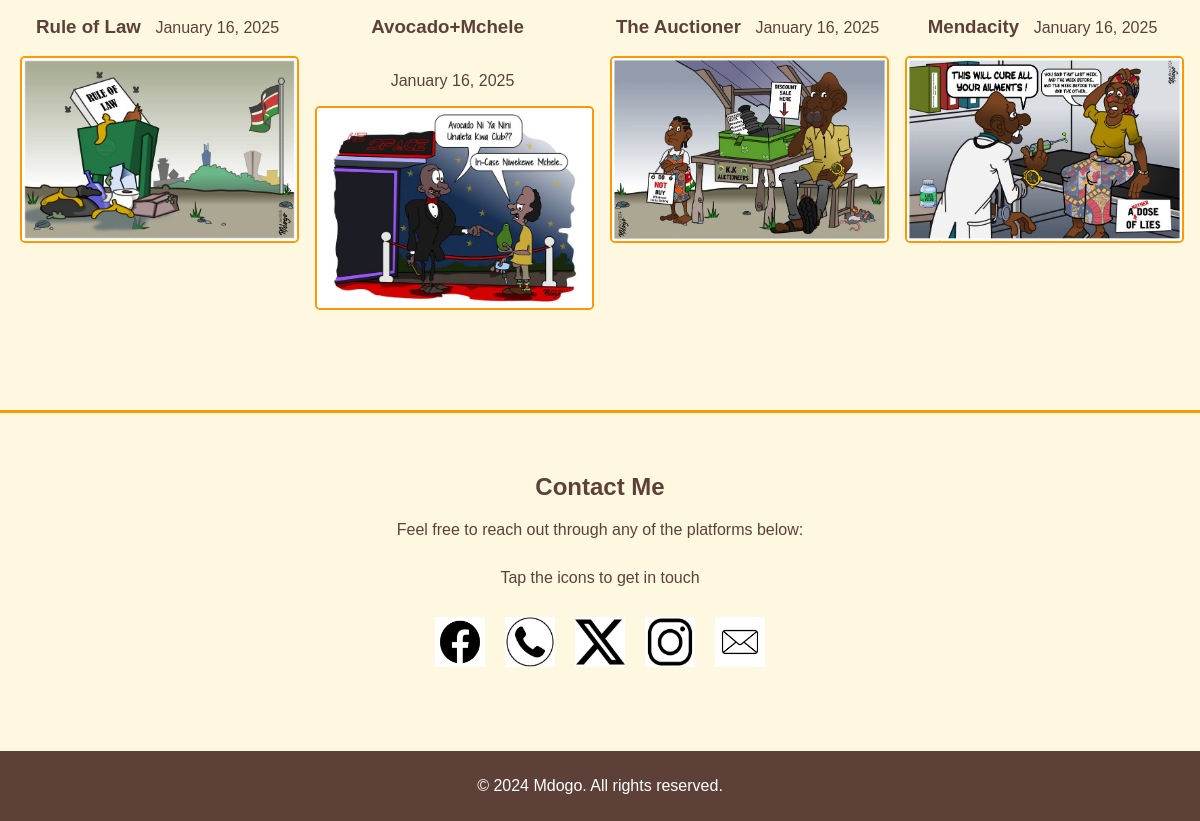
Before: / (lower part) with the older database file.
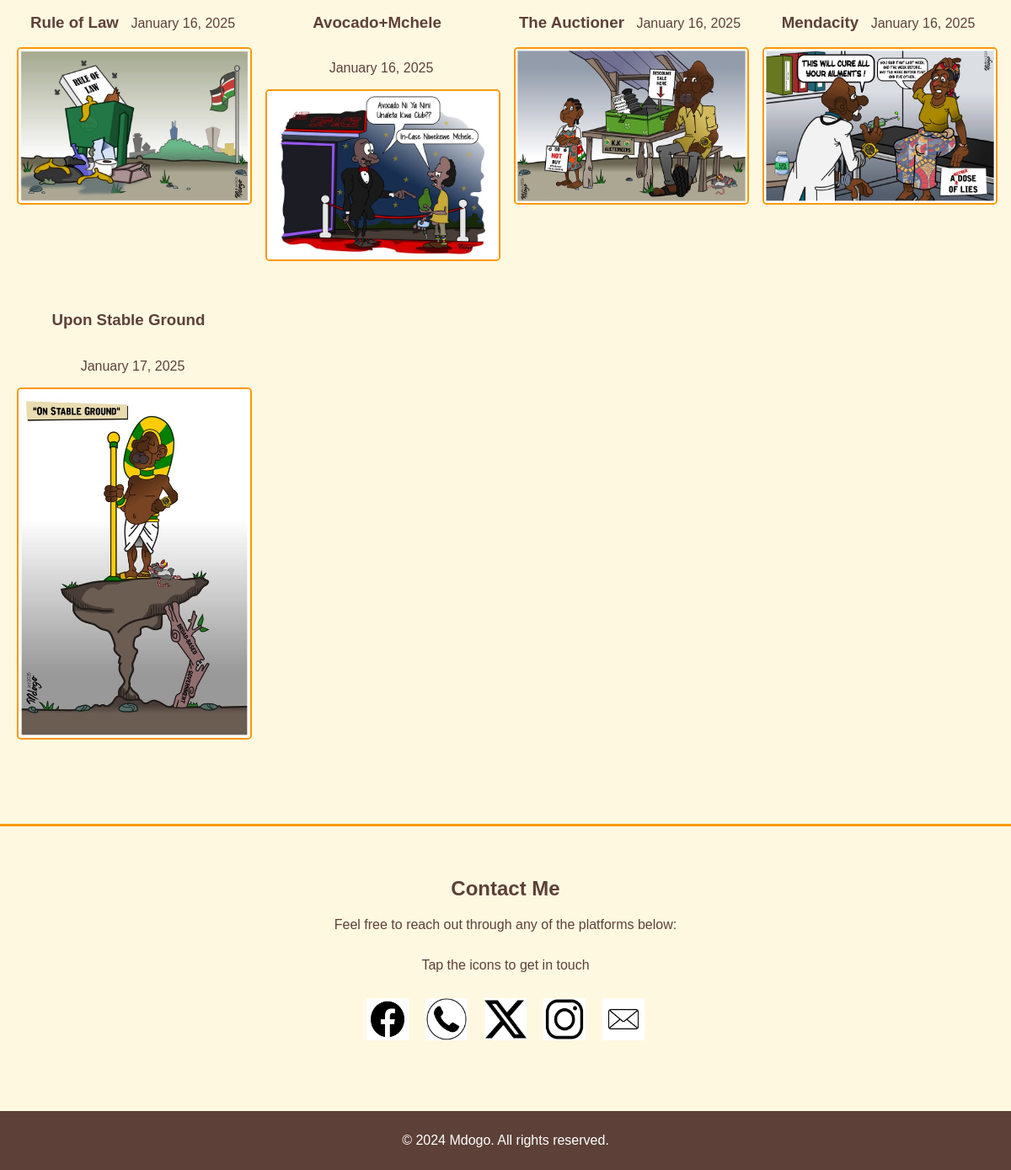
After: the same page with the newer database file.
### portfolio/models.py (models this page shows, shortened)
class Cartoon(models.Model):
    title = models.CharField(max_length=100)
    description = models.TextField(blank=True)
    image = models.ImageField(upload_to='cartoons/')
    created_at = models.DateField(auto_now_add=True)

### portfolio/views.py (the view)
# urls.py: 2. Add a URL to urlpatterns:  path('', views.home, name='home')
def home(request):
    cartoons = Cartoon.objects.all()
    return render(request, 'home.html',{'cartoons': cartoons})

### portfolio/templates/home.html (shortened to what this page needs)
<!DOCTYPE html>
<html lang="en">
<head>
    {% load static%}
    <link rel="stylesheet" href="{% static 'css/style.css' %}">
</head>
<body>
    <section id="gallery">
        <div class="gallery-grid">
            {% for cartoon in cartoons %}
                <div class="gallery-item">
                    <h3 style="display: inline-block; margin-right: 10px; text-align: left;">{{ cartoon.title }}</h3>
                        <p style="display: inline-block; text-align: right;">{{ cartoon.created_at|date:"F j, Y" }}</p>
                    <a href="{% url 'cartoon_detail' cartoon.pk %}">
                        <img src="{{ cartoon.image.url }}" alt="{{ cartoon.title }}">
                    </a>
                </div>
            {% endfor %}
        </div>
    </section>
    <section id="contact">
        <h2>Contact Me</h2>
        <p>Feel free to reach out through any of the platforms below:</p>
        <p>Tap the icons to get in touch</p>
        <div class="contact-icons">
            <a href="https://www.facebook.com/" target="_blank">
                <img src="{% static 'images/facebook-icon.png' %}" alt="Facebook" title="Facebook">
            </a>
            <a href="tel:+254704141329">
                <img src="{% static 'images/phone-icon.png' %}" alt="Phone" title="Phone">
            </a>
            <a href="https://www.twitter.com/" target="_blank">
                <img src="{% static 'images/twitter-icon.png' %}" alt="X (Twitter)" title="X (Twitter)">
            </a>
            <a href="https://www.instagram.com/" target="_blank">
                <img src="{% static 'images/instagram-icon.png' %}" alt="Instagram" title="Instagram">
            </a>
            <a href="mailto:wambugum110@gmail.com">
                <img src="{% static 'images/email-icon.png' %}" alt="Email" title="Email">
            </a>
        </div>
    </section>
    <footer>
        <p>&copy; 2024 Mdogo. All rights reserved.</p>
    </footer>
</body>
</html>

Changed rows visible on the page:
added Cartoon: title "Upon Stable Ground", created_at "January 17, 2025", image (picture)
